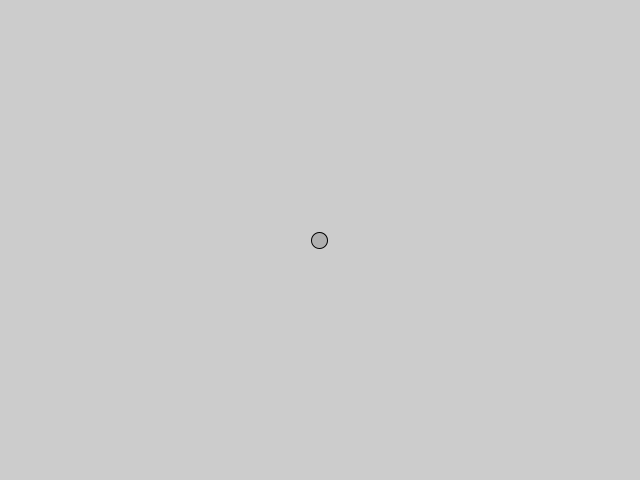
Frame 1 (no input)
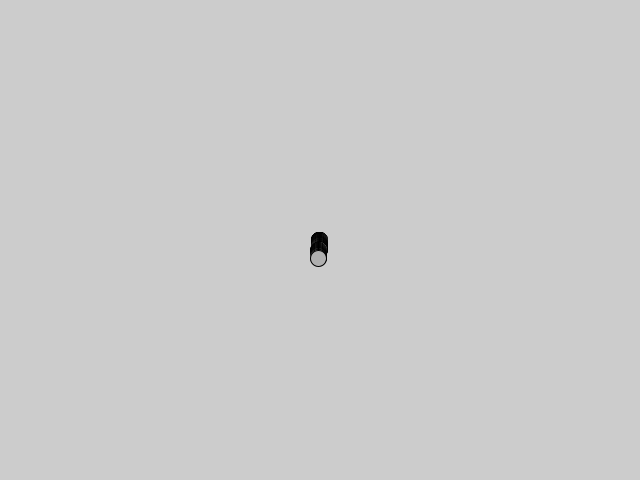
Frame 60 (the mouse pressed at the canvas centre just before this capture)
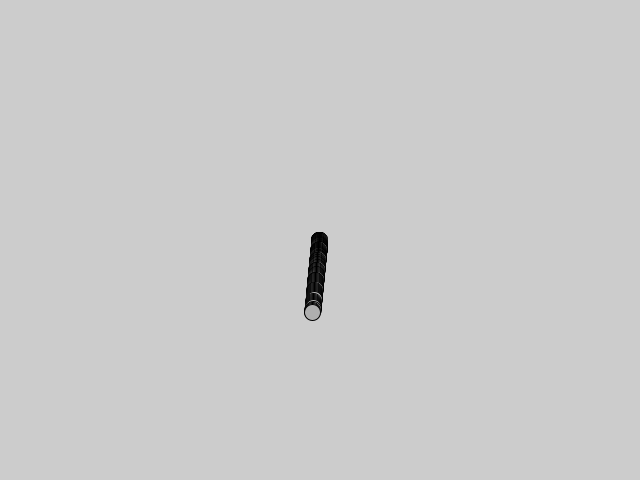
Frame 120 (the mouse held since frame 60 and released just before this capture)

The Processing sketch that drew these frames (run headless with seeded random() and noise(); from frame 60 on, the mouse is pressed at the canvas centre):

// Processing sketch: constaccel
// ── constaccel.pde
class Mover {
  PVector location;
  PVector velocity;
  PVector acceleration;

  void update() {
    velocity.add(acceleration);
    location.add(velocity);
    velocity.limit(10);
  }

  void display() {
    stroke(0);
    fill(175);
    ellipse(location.x, location.y, 16, 16);
  }
  
  Mover() {
    location = new PVector(width/2, height/2);
    velocity = new PVector(0, 0);
    acceleration = new PVector(-0.001, 0.01);
  }
  
  void checkEdges() {
    if (location.x > width) {
      location.x = 0;
    } else if (location.x < 0) {
      location.x = width;
    }
    
    if (location.y > height) {
      location.y = 0;
    } else if (location.y < 0) {
      location.y = height;
    }
  }
}

Mover mover;

void setup() {
  size(640, 480);
  mover = new Mover();
}

void draw() {
  mover.update();
  mover.checkEdges();
  mover.display();
}
